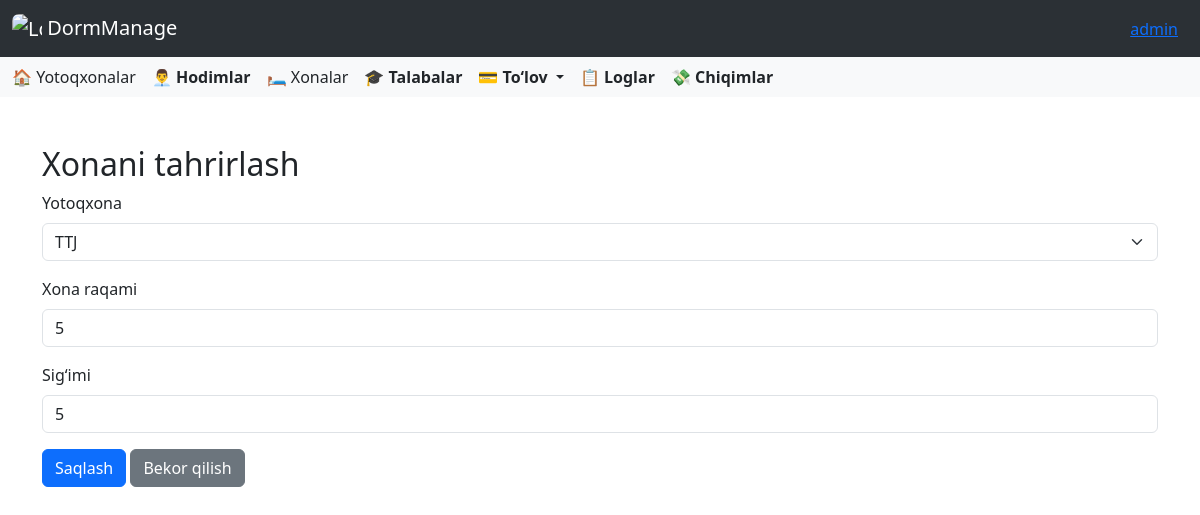
/dormitory/rooms/27/edit/ (signed in), run on the app's committed database.
### accounts/models.py (models this page shows, shortened)
class CustomUser(AbstractUser):
    ROLE_CHOICES = [
        ('director', 'Direktor'),
        ('employee', 'Xodim'),
    ]
    role = models.CharField(
        max_length=10,
        choices=ROLE_CHOICES,
        default='other',
        verbose_name='Lavozim'
    )
    work_start = models.TimeField(
        verbose_name='Ish boshlanish vaqti',
        null=True,
        blank=True
    )
    work_end = models.TimeField(
        verbose_name='Ish tugash vaqti',
        null=True,
        blank=True
    )
    phone_number = models.CharField(
        max_length=20,
        blank=True,
        verbose_name='Telefon raqami'
    )
    hire_date = models.CharField(
        max_length=10,
        null=True,
        blank=True,
        verbose_name='Ishga qabul qilingan sana'
    )
    photo = models.ImageField(
        upload_to=staff_photo_upload_path,
        blank=False,
        null=False,
        verbose_name='Hodim surati'
    )
    salary = models.PositiveIntegerField(
        verbose_name='Maosh',
        null=True,
        blank=True,
        help_text="Hodimning maoshi (so'mda)"
    )
    is_in_dormitory = models.BooleanField(default=False)

### dormitory/models.py (models this page shows, shortened)
class Room(models.Model):
    dormitory = models.ForeignKey(Dormitory, on_delete=models.CASCADE, related_name='rooms')
    number = models.CharField(max_length=5)
    size = models.PositiveSmallIntegerField()

### dormitory/views.py (the view)
# urls.py: path('rooms/<int:pk>/edit/', RoomUpdateView.as_view(), name='room_update'),
class RoomUpdateView(UpdateView):
    model = Room
    form_class = RoomForm
    template_name = 'dormitory/room_update.html'
    success_url = reverse_lazy('rooms')
    def get_form_kwargs(self):
        kwargs = super().get_form_kwargs()
        kwargs['user'] = self.request.user
        return kwargs

### dormitory/forms.py
class RoomForm(forms.ModelForm):
    class Meta:
        model = Room
        fields = ['dormitory', 'number', 'size']
    def __init__(self, *args, **kwargs):
        user = kwargs.pop('user', None)
        super().__init__(*args, **kwargs)
        if user:
            if hasattr(user, 'director'):
                self.fields['dormitory'].queryset = Dormitory.objects.filter(director=user.director)
            else:
                self.fields['dormitory'].queryset = Dormitory.objects.filter(employees__user=user)

### dormitory/models.py (called while the page is built)
    def __str__(self):
        return self.name

### templates/dormitory/room_update.html (shortened to what this page needs)
{% extends 'base.html' %}
{% load widget_tweaks %}
{% block content %}
<div class="container mt-5">
    <h2>Xonani tahrirlash</h2>
    <form method="post">
        <div class="mb-3">
    <label for="id_dormitory" class="form-label">Yotoqxona</label>
    {{ form.dormitory|add_class:"form-select" }}
</div>
<div class="mb-3">
    <label for="id_number" class="form-label">Xona raqami</label>
    {{ form.number|add_class:"form-control" }}
</div>
<div class="mb-3">
    <label for="id_size" class="form-label">Sig‘imi</label>
    {{ form.size|add_class:"form-control" }}
</div>
        <button type="submit" class="btn btn-primary">Saqlash</button>
        <a href="{% url 'rooms' %}" class="btn btn-secondary">Bekor qilish</a>
    </form>
</div>
{% endblock %}

### templates/base.html (shortened to what this page needs)
<!DOCTYPE html>
<html lang="en">
<head>
    <link href="https://cdn.jsdelivr.net/npm/bootstrap@5.3.5/dist/css/bootstrap.min.css" rel="stylesheet">
    <link rel="stylesheet" href="https://cdnjs.cloudflare.com/ajax/libs/font-awesome/6.0.0/css/all.min.css">
    <link rel="stylesheet" href="https://cdn.jsdelivr.net/npm/bootstrap-icons@1.10.5/font/bootstrap-icons.css">
    <link href="https://cdn.jsdelivr.net/npm/select2@4.1.0-rc.0/dist/css/select2.min.css" rel="stylesheet" />
</head>
<body>
<nav class="navbar bg-body-tertiary" data-bs-theme="dark">
  <div class="container-fluid">
    <a class="navbar-brand" href="{% url 'dashboard' %}">
      <img src="/media/images/icon.png" alt="Logo" style="width:30px; height:30px; border-radius:7px" class="d-inline-block align-text-top">
      DormManage
    </a>
    <div class="ms-auto" style="margin: 0 10px;">
      <a href="#" class="text-primary text-decoration-underline" data-bs-toggle="modal" data-bs-target="#userInfoModal">
        {% if user.first_name %}
          {{ user.first_name }}
        {% else %} {{ user.username }}
        {% endif %}
      </a>
    </div>
  </div>
</nav>
<nav class="navbar bg-body-tertiary">
  <div class="container-fluid">
    <div class="d-none d-lg-flex gap-3 align-items-center">
  {% if user.role == 'director' %}
  <a class="nav-link" href="{% url 'dormitories' %}">🏠 Yotoqxonalar</a>
  <a class="nav-link" href="{% url 'employees' %}"><strong>👨‍💼 Hodimlar</strong></a>
  {% endif %}
  <a class="nav-link" href="{% url 'rooms' %}">🛏️ Xonalar</a>
  <a class="nav-link" href="{% url 'students' %}"><strong>🎓 Talabalar</strong></a>
  <div class="nav-item dropdown">
    <a class="nav-link dropdown-toggle" href="#" role="button" data-bs-toggle="dropdown" aria-expanded="false">
      <strong>💳 To‘lov</strong>
    </a>
  </div>
  <a class="nav-link" href="{% url 'logs' %}"><strong>📋 Loglar</strong></a>
  <a class="nav-link" href="{% url 'expense_list' %}"><strong>💸 Chiqimlar</strong></a>
</div>
  </div>
</nav>
{% block content %}
{% endblock %}
</body>
</html>

### data on the page
CustomUser: first_name "admin"
Room: dormitory "TTJ", number "5", size "5"
